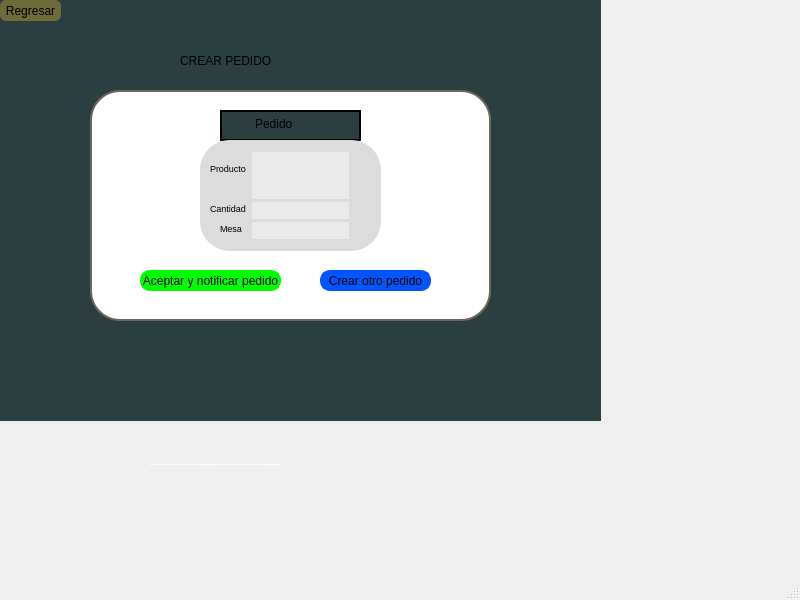
<?xml version="1.0" encoding="UTF-8"?>
<ui version="4.0">
 <class>MainWindow</class>
 <widget class="QMainWindow" name="MainWindow">
  <property name="geometry">
   <rect>
    <x>0</x>
    <y>0</y>
    <width>800</width>
    <height>600</height>
   </rect>
  </property>
  <property name="windowTitle">
   <string>MainWindow</string>
  </property>
  <widget class="QWidget" name="centralwidget">
   <widget class="QWidget" name="widget_10" native="true">
    <property name="geometry">
     <rect>
      <x>0</x>
      <y>0</y>
      <width>601</width>
      <height>421</height>
     </rect>
    </property>
    <property name="styleSheet">
     <string notr="true">background-color: rgb(43, 63, 65);</string>
    </property>
    <widget class="QLabel" name="label_48">
     <property name="geometry">
      <rect>
       <x>330</x>
       <y>10</y>
       <width>71</width>
       <height>71</height>
      </rect>
     </property>
     <property name="styleSheet">
      <string notr="true">border-radius: 10px;</string>
     </property>
     <property name="text">
      <string/>
     </property>
     <property name="pixmap">
      <pixmap>../../../logo.png</pixmap>
     </property>
     <property name="scaledContents">
      <bool>true</bool>
     </property>
    </widget>
    <widget class="QLabel" name="label_50">
     <property name="geometry">
      <rect>
       <x>180</x>
       <y>40</y>
       <width>241</width>
       <height>41</height>
      </rect>
     </property>
     <property name="styleSheet">
      <string notr="true">font: 20pt &quot;Arial Black&quot;;color: &quot;white&quot;;</string>
     </property>
     <property name="text">
      <string>CREAR PEDIDO</string>
     </property>
    </widget>
    <widget class="QWidget" name="widget_5" native="true">
     <property name="geometry">
      <rect>
       <x>90</x>
       <y>90</y>
       <width>401</width>
       <height>231</height>
      </rect>
     </property>
     <property name="styleSheet">
      <string notr="true">background-color: rgb(255, 255, 255);
border: 2px solid #6B675A;
border-radius: 30px;</string>
     </property>
     <widget class="QLabel" name="label_14">
      <property name="geometry">
       <rect>
        <x>130</x>
        <y>20</y>
        <width>141</width>
        <height>31</height>
       </rect>
      </property>
      <property name="styleSheet">
       <string notr="true">background-color: rgb(43, 63, 65);border-color: rgb(0, 0, 0);</string>
      </property>
      <property name="text">
       <string/>
      </property>
     </widget>
     <widget class="QLabel" name="label_36">
      <property name="geometry">
       <rect>
        <x>120</x>
        <y>70</y>
        <width>51</width>
        <height>16</height>
       </rect>
      </property>
      <property name="font">
       <font>
        <family>MS Shell Dlg 2</family>
        <pointsize>7</pointsize>
        <weight>50</weight>
        <italic>false</italic>
        <bold>false</bold>
       </font>
      </property>
      <property name="styleSheet">
       <string notr="true">border:none;
font: 7pt &quot;MS Shell Dlg 2&quot;;
background-color: rgb(220, 220, 220);
</string>
      </property>
      <property name="text">
       <string>Producto</string>
      </property>
     </widget>
     <widget class="QLabel" name="label_15">
      <property name="geometry">
       <rect>
        <x>110</x>
        <y>50</y>
        <width>181</width>
        <height>111</height>
       </rect>
      </property>
      <property name="styleSheet">
       <string notr="true">background-color: rgb(220, 220, 220);
border-color: rgb(220, 220, 220);
</string>
      </property>
      <property name="text">
       <string/>
      </property>
     </widget>
     <widget class="QLabel" name="label_18">
      <property name="geometry">
       <rect>
        <x>160</x>
        <y>60</y>
        <width>101</width>
        <height>51</height>
       </rect>
      </property>
      <property name="styleSheet">
       <string notr="true">background-color: rgb(234, 234, 234);
border-color: rgb(220, 220, 220);
</string>
      </property>
      <property name="text">
       <string/>
      </property>
     </widget>
     <widget class="QPushButton" name="pushButton">
      <property name="geometry">
       <rect>
        <x>230</x>
        <y>180</y>
        <width>111</width>
        <height>21</height>
       </rect>
      </property>
      <property name="styleSheet">
       <string notr="true">border-color: rgb(0, 85, 255);
background-color: rgb(0, 85, 255);
border-radius:10px;</string>
      </property>
      <property name="text">
       <string>Crear otro pedido</string>
      </property>
     </widget>
     <widget class="QPushButton" name="pushButton_2">
      <property name="geometry">
       <rect>
        <x>50</x>
        <y>180</y>
        <width>141</width>
        <height>21</height>
       </rect>
      </property>
      <property name="styleSheet">
       <string notr="true">border-radius:10px;
background-color: rgb(0, 255, 0);
border-color: rgb(0, 255, 0);</string>
      </property>
      <property name="text">
       <string>Aceptar y notificar pedido</string>
      </property>
     </widget>
     <widget class="QLabel" name="label_51">
      <property name="geometry">
       <rect>
        <x>160</x>
        <y>23</y>
        <width>81</width>
        <height>21</height>
       </rect>
      </property>
      <property name="styleSheet">
       <string notr="true">font:  12pt &quot;Arial Black&quot;;color: &quot;white&quot;;
background-color: rgb(43, 63, 65);
border-color: rgb(43, 63, 65);</string>
      </property>
      <property name="text">
       <string>Pedido</string>
      </property>
     </widget>
     <widget class="QLabel" name="label_19">
      <property name="geometry">
       <rect>
        <x>160</x>
        <y>110</y>
        <width>101</width>
        <height>21</height>
       </rect>
      </property>
      <property name="styleSheet">
       <string notr="true">background-color: rgb(234, 234, 234);
border-color: rgb(220, 220, 220);
</string>
      </property>
      <property name="text">
       <string/>
      </property>
     </widget>
     <widget class="QLabel" name="label_37">
      <property name="geometry">
       <rect>
        <x>120</x>
        <y>110</y>
        <width>51</width>
        <height>16</height>
       </rect>
      </property>
      <property name="font">
       <font>
        <family>MS Shell Dlg 2</family>
        <pointsize>7</pointsize>
        <weight>50</weight>
        <italic>false</italic>
        <bold>false</bold>
       </font>
      </property>
      <property name="styleSheet">
       <string notr="true">border:none;
font: 7pt &quot;MS Shell Dlg 2&quot;;
background-color: rgb(220, 220, 220);
</string>
      </property>
      <property name="text">
       <string>Cantidad</string>
      </property>
     </widget>
     <widget class="QLabel" name="label_38">
      <property name="geometry">
       <rect>
        <x>130</x>
        <y>130</y>
        <width>51</width>
        <height>16</height>
       </rect>
      </property>
      <property name="font">
       <font>
        <family>MS Shell Dlg 2</family>
        <pointsize>7</pointsize>
        <weight>50</weight>
        <italic>false</italic>
        <bold>false</bold>
       </font>
      </property>
      <property name="styleSheet">
       <string notr="true">border:none;
font: 7pt &quot;MS Shell Dlg 2&quot;;
background-color: rgb(220, 220, 220);
</string>
      </property>
      <property name="text">
       <string>Mesa</string>
      </property>
     </widget>
     <widget class="QLabel" name="label_20">
      <property name="geometry">
       <rect>
        <x>160</x>
        <y>130</y>
        <width>101</width>
        <height>21</height>
       </rect>
      </property>
      <property name="styleSheet">
       <string notr="true">background-color: rgb(234, 234, 234);
border-color: rgb(220, 220, 220);
</string>
      </property>
      <property name="text">
       <string/>
      </property>
     </widget>
     <zorder>label_14</zorder>
     <zorder>label_15</zorder>
     <zorder>pushButton</zorder>
     <zorder>pushButton_2</zorder>
     <zorder>label_51</zorder>
     <zorder>label_36</zorder>
     <zorder>label_37</zorder>
     <zorder>label_18</zorder>
     <zorder>label_19</zorder>
     <zorder>label_38</zorder>
     <zorder>label_20</zorder>
    </widget>
    <widget class="QPushButton" name="pushButton_39">
     <property name="geometry">
      <rect>
       <x>0</x>
       <y>0</y>
       <width>61</width>
       <height>21</height>
      </rect>
     </property>
     <property name="styleSheet">
      <string notr="true">border-radius: 6px;
font: 7pt &quot;MS Shell Dlg 2&quot;;
font: 87 5pt &quot;Arial Black&quot;;
background-color: rgb(109, 107, 56);
</string>
     </property>
     <property name="text">
      <string>Regresar</string>
     </property>
     <property name="icon">
      <iconset>
       <normaloff>../Imagenes proyecto/regresar.svg</normaloff>../Imagenes proyecto/regresar.svg</iconset>
     </property>
    </widget>
   </widget>
   <widget class="QLabel" name="label_4">
    <property name="geometry">
     <rect>
      <x>150</x>
      <y>450</y>
      <width>131</width>
      <height>16</height>
     </rect>
    </property>
    <property name="font">
     <font>
      <family>Arial Black</family>
      <weight>75</weight>
      <bold>true</bold>
     </font>
    </property>
    <property name="styleSheet">
     <string notr="true">border: none;
color: #FFFFFF;</string>
    </property>
    <property name="text">
     <string>______________________________</string>
    </property>
   </widget>
  </widget>
  <widget class="QMenuBar" name="menubar">
   <property name="geometry">
    <rect>
     <x>0</x>
     <y>0</y>
     <width>800</width>
     <height>21</height>
    </rect>
   </property>
  </widget>
  <widget class="QStatusBar" name="statusbar"/>
 </widget>
 <resources/>
 <connections/>
</ui>
